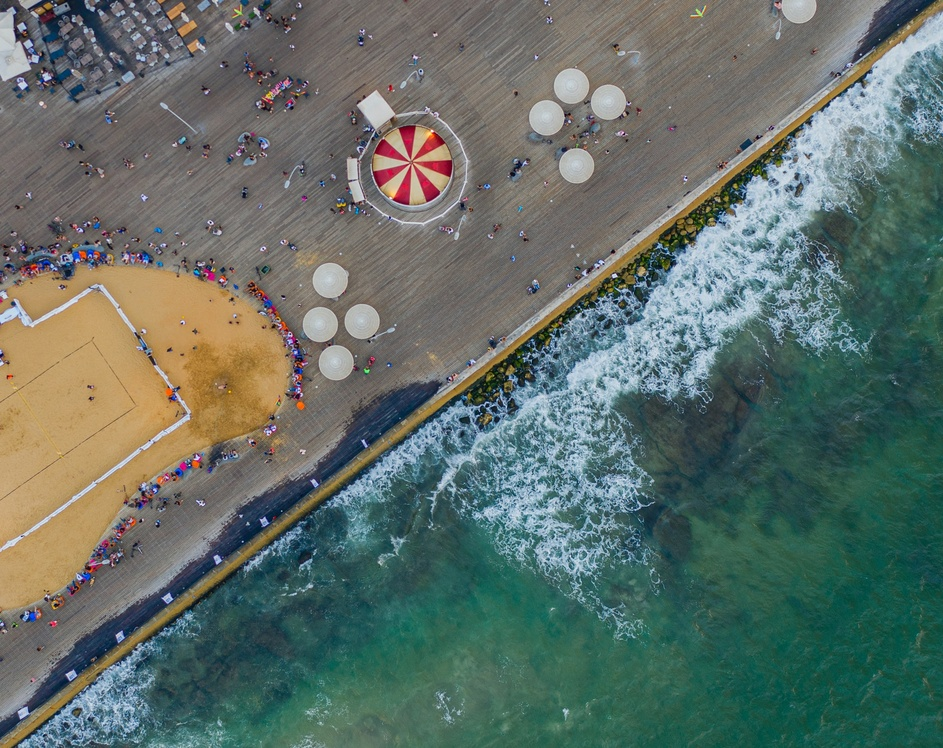
#> input picture images/beach.jpg, 943 x 748 px, shrunk from 2734 x 2168 before the run, found by its file name
$ python notch.py
#> lines starting #> are read from the running program, lines starting #| are printed output that depends on the picture
#> further down, img is the input picture: shape (748, 943, 3); mean B, G, R 103.7, 110.9, 96.7
import numpy as np
import scipy.signal as signal
import cv2 as cv
import matplotlib.pyplot as plt


def add_periodic_noise(img, amplitude=1.5, frequency=33):

    # grayscale
#> called with amplitude = 30, frequency = 10
    img = cv.cvtColor(img, cv.COLOR_BGR2GRAY)
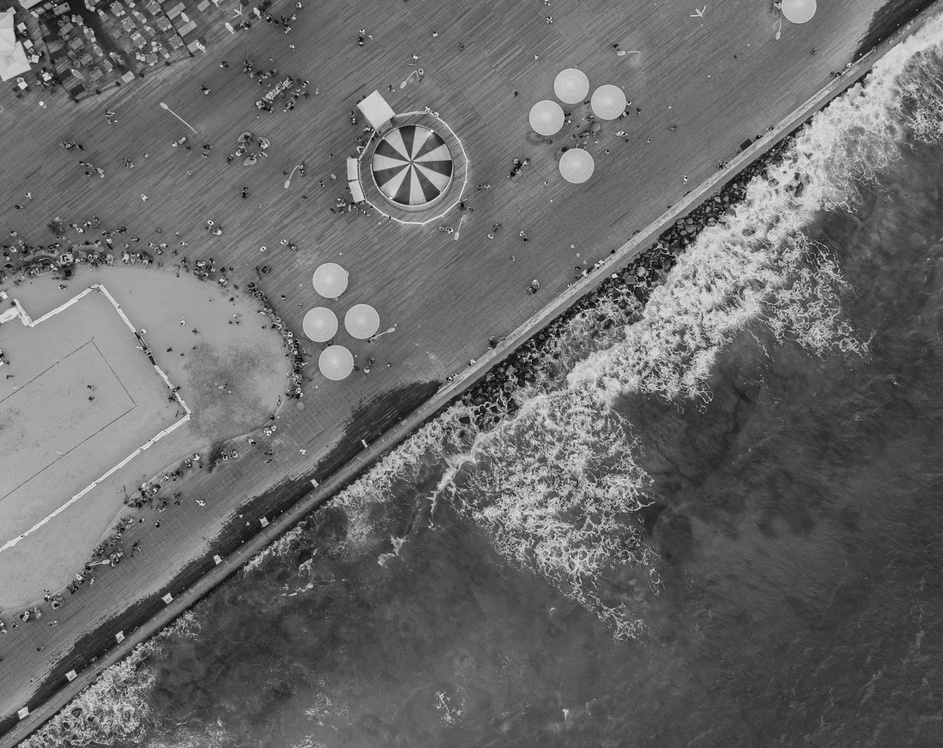
#> img: shape (748, 943); min 1, max 245, mean 105.8

    dimensions = img.shape
#> dimensions = (748, 943)

    print('dimensions', dimensions)
#| dimensions (748, 943)

    # build meshgrid based on image dimensions
    x = np.linspace(-1,1,dimensions[1])
#> x = 943 values from -1 to 1
    y = np.linspace(-1,1,dimensions[0])
#> y = 748 values from -1 to 1

    X, Y = np.meshgrid(x,y)

    # build the 2D sine, adjusting X and Y in output, controls orientation
    #   f(x,y) = sin(2*pi*x/lambda)

    wavelength = 1/frequency

    sine2D = amplitude * np.sin(2*np.pi*Y/wavelength)

    return img + sine2D
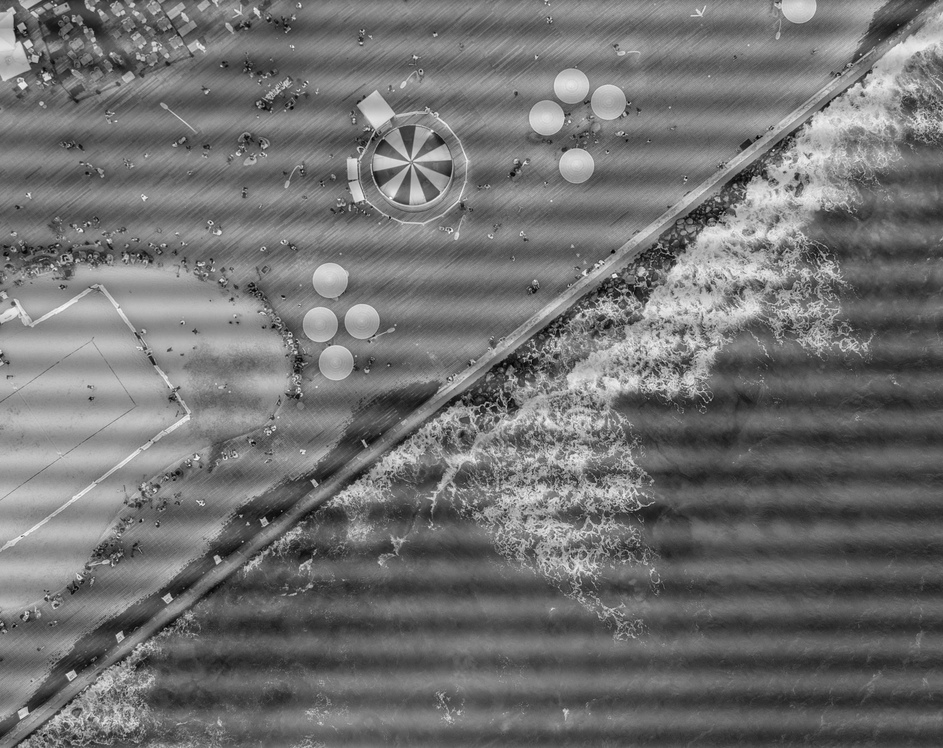
#> returned value: shape (748, 943) float64; min -23.48, max 267.5, mean 105.8; drawn with min black and max white

    # now add the noise

def notchFilter(image, center_frequency, bandwidth, phi):

    # bring image into frequency domain
    f = np.fft.fftshift(np.fft.fft2(img))

    # Convert center frequency and bandwidth to radians
    omega0 = 2 * np.pi * center_frequency
    bandwidth_rad = 2 * np.pi * bandwidth

    # Compute the notch frequencies
    f1 = omega0 - bandwidth_rad / 2
    f2 = omega0 + bandwidth_rad / 2

    # Compute the complex conjugate zeros
    zero1 = np.exp(1j * f1)
    zero2 = np.exp(1j * f2)

    # Compute the numerator and denominator coefficients of the transfer function
    numerator = [1, -2 * np.cos(omega0), 1]
    denominator = [1, -2 * np.real(zero1 * np.exp(1j * phi)), np.abs(zero1)**2]

    # Apply the filter to the image
    f = np.fft.fft2(img)
    fshift = np.fft.fftshift(f)

    filtered_image = np.multiply(fshift, np.polyval(numerator, zero1 * np.exp(1j * phi)) / np.polyval(denominator, zero1 * np.exp(1j * phi)))

    return filtered_image


# super notch filter


# load image
img = cv.imread('images/beach.jpg')

# add noise
freq = 30
amplitude = 10
img_noisy = add_periodic_noise(img,freq,amplitude)

# apply notch filter
bandwith = 10
phase = 0
# img_cleaned = notchFilter(img_noisy, freq, bandwith,phase)


# show everything
plt.subplot(2,2,1)
plt.imshow(img_noisy,  cmap='Greys')
plt.title('Noisy Image')
plt.axis('off')

# [4 lines of commented-out code are left out]

plt.tight_layout()
plt.show()
